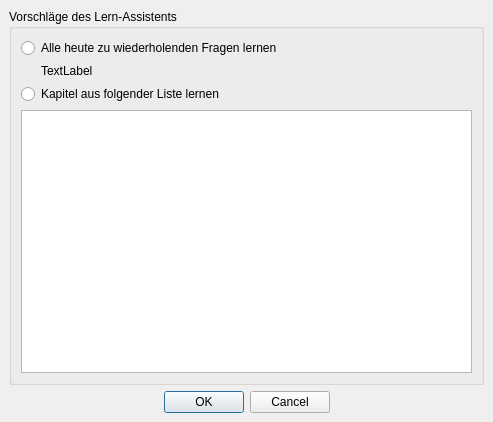
<ui version="4.0" >
 <class>DlgLearnAssistant</class>
 <widget class="QDialog" name="DlgLearnAssistant" >
  <property name="geometry" >
   <rect>
    <x>0</x>
    <y>0</y>
    <width>493</width>
    <height>422</height>
   </rect>
  </property>
  <property name="windowTitle" >
   <string>Lern-Assistent</string>
  </property>
  <property name="windowIcon" >
   <iconset resource="afutrainer.qrc" >:/icons/16x16/idea_info.png</iconset>
  </property>
  <layout class="QVBoxLayout" >
   <property name="margin" >
    <number>9</number>
   </property>
   <property name="spacing" >
    <number>6</number>
   </property>
   <item>
    <widget class="QGroupBox" name="groupBox" >
     <property name="title" >
      <string>Vorschläge des Lern-Assistents</string>
     </property>
     <layout class="QVBoxLayout" >
      <property name="margin" >
       <number>9</number>
      </property>
      <property name="spacing" >
       <number>6</number>
      </property>
      <item>
       <widget class="QRadioButton" name="rbRepeat" >
        <property name="text" >
         <string>Alle heute zu wiederholenden Fragen lernen</string>
        </property>
       </widget>
      </item>
      <item>
       <widget class="QLabel" name="labRepeat" >
        <property name="text" >
         <string>TextLabel</string>
        </property>
        <property name="indent" >
         <number>20</number>
        </property>
       </widget>
      </item>
      <item>
       <widget class="QRadioButton" name="rbList" >
        <property name="text" >
         <string>Kapitel aus folgender Liste lernen</string>
        </property>
       </widget>
      </item>
      <item>
       <widget class="QTreeView" name="tvChapters" >
        <property name="rootIsDecorated" >
         <bool>false</bool>
        </property>
       </widget>
      </item>
     </layout>
    </widget>
   </item>
   <item>
    <widget class="QDialogButtonBox" name="buttonBox" >
     <property name="orientation" >
      <enum>Qt::Horizontal</enum>
     </property>
     <property name="standardButtons" >
      <set>QDialogButtonBox::Cancel|QDialogButtonBox::NoButton|QDialogButtonBox::Ok</set>
     </property>
     <property name="centerButtons" >
      <bool>true</bool>
     </property>
    </widget>
   </item>
  </layout>
 </widget>
 <tabstops>
  <tabstop>rbRepeat</tabstop>
  <tabstop>rbList</tabstop>
  <tabstop>buttonBox</tabstop>
 </tabstops>
 <resources>
  <include location="afutrainer.qrc" />
 </resources>
 <connections>
  <connection>
   <sender>buttonBox</sender>
   <signal>rejected()</signal>
   <receiver>DlgLearnAssistant</receiver>
   <slot>reject()</slot>
   <hints>
    <hint type="sourcelabel" >
     <x>293</x>
     <y>397</y>
    </hint>
    <hint type="destinationlabel" >
     <x>416</x>
     <y>418</y>
    </hint>
   </hints>
  </connection>
 </connections>
</ui>
